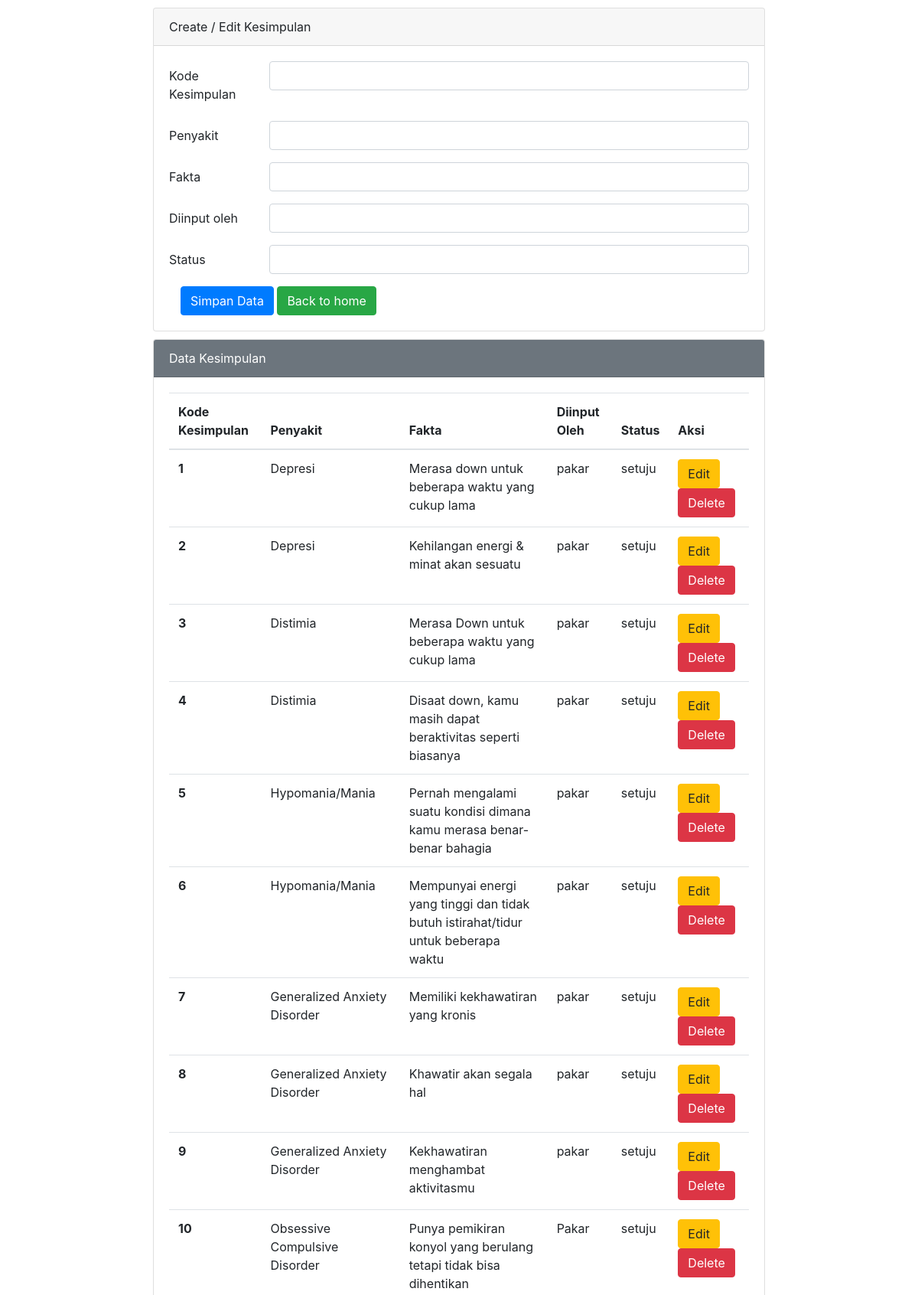
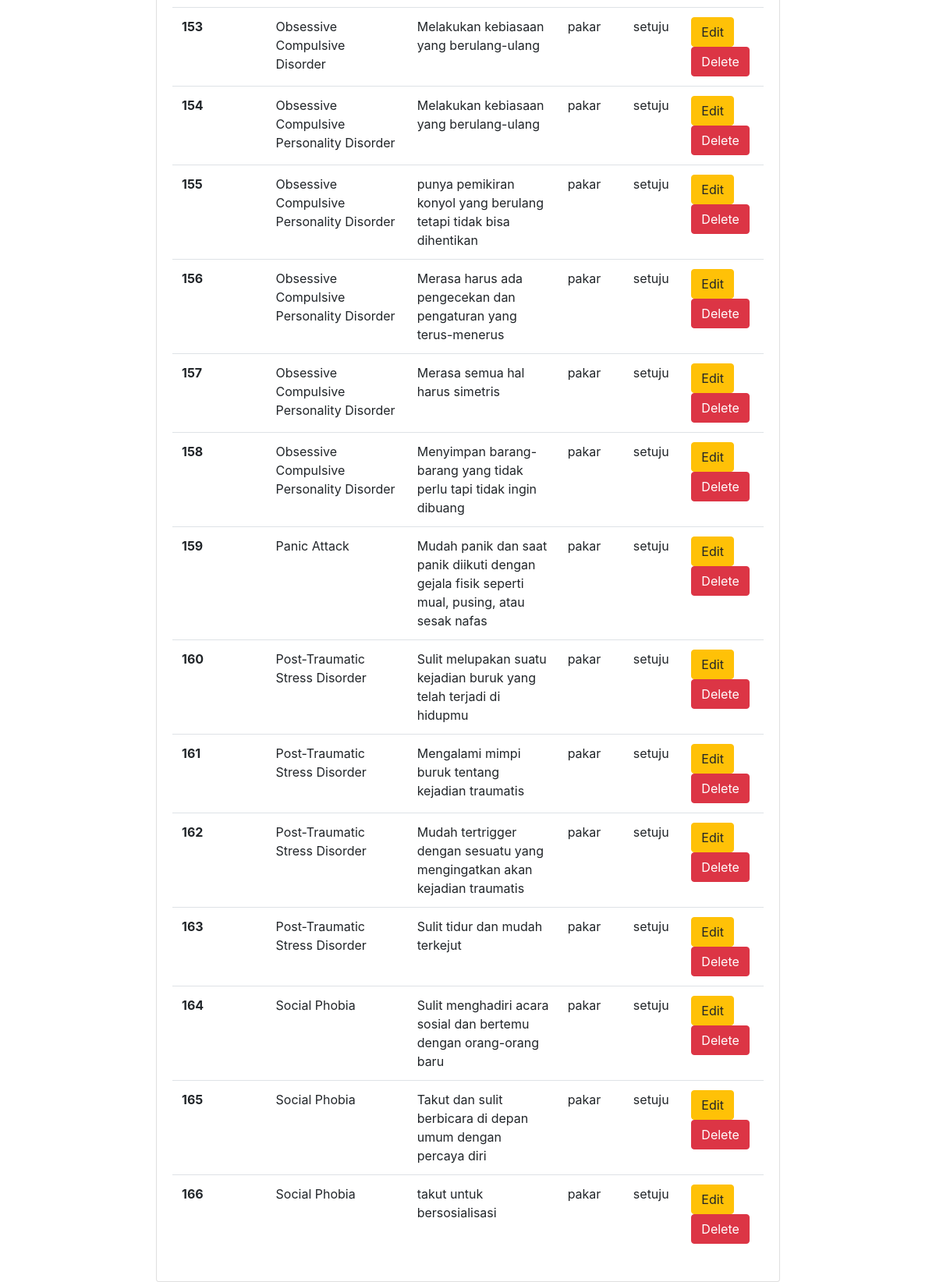
/admin-kesimpulan.php, run on the app's committed database (2 pictures, top to bottom).
### tables this page shows
CREATE TABLE `tb_kesimpulan` (
  `kode_kesimpulan` int(11) NOT NULL,
  `solusi` varchar(50) NOT NULL,
  `fakta` varchar(100) NOT NULL,
  `oleh` varchar(100) NOT NULL,
  `status` varchar(100) NOT NULL
);

### admin-kesimpulan.php (the view, shortened to what this page needs)
<?php
$host = "localhost";
$user = "root";
$pass = "";
$db = "sispak";
$koneksi = mysqli_connect($host, $user, $pass, $db);
$kodekesimpulan = "";
$solusi = "";
$fakta = "";
$oleh = "";
?>
<!DOCTYPE html>
<html lang="en">
<head>
    <link rel="stylesheet" href="https://cdn.jsdelivr.net/npm/bootstrap@4.0.0/dist/css/bootstrap.min.css"
>
</head>
<body>
    <div class="mx-auto">
        <div class="card">
            <div class="card-header">
                Create / Edit Kesimpulan
            </div>
            <div class="card-body">
                <form action="" method="POST">
                    <form>
                        <div class="form-group row">
                            <label for="kodekesimpulan" class="col-sm-2 col-form-label">Kode Kesimpulan</label>
                            <div class="col-sm-10">
                                <input type="text" class="form-control" id="kodekesimpulan" name="kodekesimpulan"
                                    value="<?php echo $kodekesimpulan ?>">
                            </div>
                        </div>
                        <div class="form-group row">
                            <label for="solusi" class="col-sm-2 col-form-label">Penyakit</label>
                            <div class="col-sm-10">
                                <input type="text" class="form-control" id="solusi" name="solusi"
                                    value="<?php echo $solusi ?>">
                            </div>
                        </div>
                        <div class="form-group row">
                            <label for="fakta" class="col-sm-2 col-form-label">Fakta</label>
                            <div class="col-sm-10">
                                <input type="text" class="form-control" id="fakta" name="fakta"
                                    value="<?php echo $fakta ?>">
                            </div>
                        </div>
                        <div class="form-group row">
                            <label for="oleh" class="col-sm-2 col-form-label">Diinput oleh</label>
                            <div class="col-sm-10">
                                <input type="text" class="form-control" id="oleh" name="oleh"
                                    value="<?php echo $oleh ?>">
                            </div>
                        </div>
                        <div class="form-group row">
                            <label for="status" class="col-sm-2 col-form-label">Status</label>
                            <div class="col-sm-10">
                                <input type="text" class="form-control" id="status" name="status"
                                    value="<?php echo $oleh ?>">
                            </div>
                        </div>
                        <div class="col-12">
                        <input type="submit" name="simpan" value="Simpan Data" class="btn btn-primary"> <span> <a href="admin-home.php"><button type="button" class="btn btn-success">Back to home</button></a></span>
                        </div>
                    </form>
            </div>
        </div>
        <div class="card">
            <div class="card-header text-white bg-secondary">
                Data Kesimpulan
            </div>
            <div class="card-body">
                <table class="table">
                    <thead>
                        <tr>
                            <th scope="col">Kode Kesimpulan</th>
                            <th scope="col">Penyakit</th>
                            <th scope="col">Fakta</th>
                            <th scope="col">Diinput Oleh</th>
                            <th scope="col">Status</th>
                            <th scope="col">Aksi</th>
                        </tr>
                    <tbody>
                        <?php
                        $sql2 = "select * from tb_kesimpulan order by kode_kesimpulan asc";
                        $q2 = mysqli_query($koneksi, $sql2);
                        while ($r2 = mysqli_fetch_array($q2)) {
                            $kodekesimpulan = $r2['kode_kesimpulan'];
                            $solusi = $r2['solusi'];
                            $fakta = $r2['fakta'];
                            $oleh = $r2['oleh'];
                            $status = $r2['status'];
                            ?>
                            <tr>
                                <th scope="row">
                                    <?php echo $kodekesimpulan ?>
                                </th>
                                <td scope="row">
                                    <?php echo $solusi ?>
                                </td>
                                <td scope="row">
                                    <?php echo $fakta ?>
                                </td>
                                <td scope="row">
                                    <?php echo $oleh ?>
                                </td>
                                <td scope="row">
                                    <?php echo $status ?>
                                </td>
                                <td scope="row">
                                    <a href="admin-kesimpulan.php?op=edit&kodekesimpulan=<?php echo $kodekesimpulan?>"><button
                                            type="button" class="btn btn-warning">Edit</button></a>
                                    <a href="admin-kesimpulan.php?op=delete&kodekesimpulan=<?php echo $kodekesimpulan?>" onclick="return confirm('Anda yakin menghapus kesimpulan?')"><button type="button" class="btn btn-danger">Delete</button></a>
                                </td>
                            </tr>
                            <?php
                        }
                        ?>
                    </tbody>
                    </thead>
                </table>
            </div>
        </div>
    </div>
</body>
</html>

### admin-kesimpulan.php (style rules this page uses)
.mx-auto { width: 800px }
.card { margin-top: 10px }

### data on the page
tb_kesimpulan: kode_kesimpulan "1", solusi "Depresi", fakta "Merasa down untuk beberapa waktu yang cukup lama", oleh "pakar", status "setuju"
tb_kesimpulan: kode_kesimpulan "2", solusi "Depresi", fakta "Kehilangan energi & minat akan sesuatu", oleh "pakar", status "setuju"
tb_kesimpulan: kode_kesimpulan "3", solusi "Distimia", fakta "Merasa Down untuk beberapa waktu yang cukup lama", oleh "pakar", status "setuju"
tb_kesimpulan: kode_kesimpulan "4", solusi "Distimia", fakta "Disaat down, kamu masih dapat beraktivitas seperti biasanya", oleh "pakar", status "setuju"
tb_kesimpulan: kode_kesimpulan "5", solusi "Hypomania/Mania", fakta "Pernah mengalami suatu kondisi dimana kamu merasa benar-benar bahagia", oleh "pakar", status "setuju"
tb_kesimpulan: kode_kesimpulan "6", solusi "Hypomania/Mania", fakta "Mempunyai energi yang tinggi dan tidak butuh istirahat/tidur untuk beberapa waktu", oleh "pakar", status "setuju"
tb_kesimpulan: kode_kesimpulan "7", solusi "Generalized Anxiety Disorder", fakta "Memiliki kekhawatiran yang kronis", oleh "pakar", status "setuju"
tb_kesimpulan: kode_kesimpulan "8", solusi "Generalized Anxiety Disorder", fakta "Khawatir akan segala hal", oleh "pakar", status "setuju"
tb_kesimpulan: kode_kesimpulan "9", solusi "Generalized Anxiety Disorder", fakta "Kekhawatiran menghambat aktivitasmu", oleh "pakar", status "setuju"
tb_kesimpulan: kode_kesimpulan "10", solusi "Obsessive Compulsive Disorder", fakta "Punya pemikiran konyol yang berulang tetapi tidak bisa dihentikan", oleh "Pakar", status "setuju"
tb_kesimpulan: kode_kesimpulan "153", solusi "Obsessive Compulsive Disorder", fakta "Melakukan kebiasaan yang berulang-ulang", oleh "pakar", status "setuju"
tb_kesimpulan: kode_kesimpulan "154", solusi "Obsessive Compulsive Personality Disorder", fakta "Melakukan kebiasaan yang berulang-ulang", oleh "pakar", status "setuju"
tb_kesimpulan: kode_kesimpulan "155", solusi "Obsessive Compulsive Personality Disorder", fakta "punya pemikiran konyol yang berulang tetapi tidak bisa dihentikan", oleh "pakar", status "setuju"
tb_kesimpulan: kode_kesimpulan "156", solusi "Obsessive Compulsive Personality Disorder", fakta "Merasa harus ada pengecekan dan pengaturan yang terus-menerus", oleh "pakar", status "setuju"
tb_kesimpulan: kode_kesimpulan "157", solusi "Obsessive Compulsive Personality Disorder", fakta "Merasa semua hal harus simetris", oleh "pakar", status "setuju"
tb_kesimpulan: kode_kesimpulan "158", solusi "Obsessive Compulsive Personality Disorder", fakta "Menyimpan barang-barang yang tidak perlu tapi tidak ingin dibuang", oleh "pakar", status "setuju"
tb_kesimpulan: kode_kesimpulan "159", solusi "Panic Attack", fakta "Mudah panik dan saat panik diikuti dengan gejala fisik seperti mual, pusing, atau sesak nafas", oleh "pakar", status "setuju"
tb_kesimpulan: kode_kesimpulan "160", solusi "Post-Traumatic Stress Disorder", fakta "Sulit melupakan suatu kejadian buruk yang telah terjadi di hidupmu", oleh "pakar", status "setuju"
tb_kesimpulan: kode_kesimpulan "161", solusi "Post-Traumatic Stress Disorder", fakta "Mengalami mimpi buruk tentang kejadian traumatis", oleh "pakar", status "setuju"
tb_kesimpulan: kode_kesimpulan "162", solusi "Post-Traumatic Stress Disorder", fakta "Mudah tertrigger dengan sesuatu yang mengingatkan akan kejadian traumatis", oleh "pakar", status "setuju"
tb_kesimpulan: kode_kesimpulan "163", solusi "Post-Traumatic Stress Disorder", fakta "Sulit tidur dan mudah terkejut", oleh "pakar", status "setuju"
tb_kesimpulan: kode_kesimpulan "164", solusi "Social Phobia", fakta "Sulit menghadiri acara sosial dan bertemu dengan orang-orang baru", oleh "pakar", status "setuju"
tb_kesimpulan: kode_kesimpulan "165", solusi "Social Phobia", fakta "Takut dan sulit berbicara di depan umum dengan percaya diri", oleh "pakar", status "setuju"
tb_kesimpulan: kode_kesimpulan "166", solusi "Social Phobia", fakta "takut untuk bersosialisasi", oleh "pakar", status "setuju"
